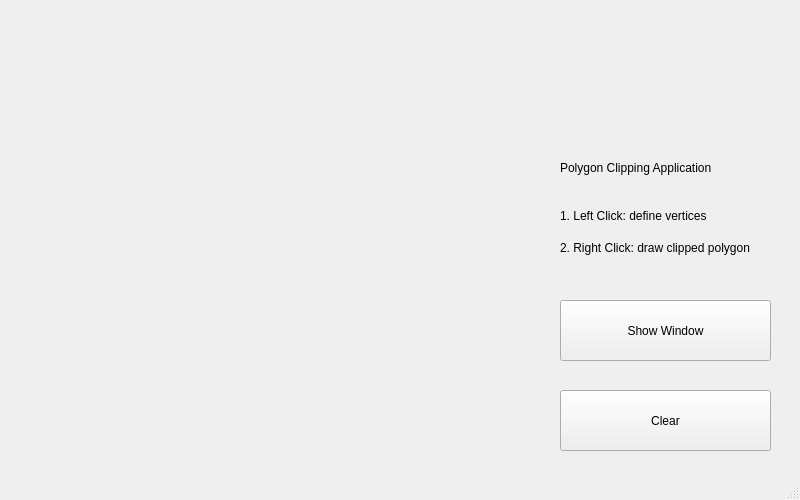
<?xml version="1.0" encoding="UTF-8"?>
<ui version="4.0">
 <class>MainWindow</class>
 <widget class="QMainWindow" name="MainWindow">
  <property name="geometry">
   <rect>
    <x>0</x>
    <y>0</y>
    <width>800</width>
    <height>500</height>
   </rect>
  </property>
  <property name="windowTitle">
   <string>MainWindow</string>
  </property>
  <widget class="QWidget" name="centralwidget">
   <widget class="QLabel" name="label">
    <property name="geometry">
     <rect>
      <x>0</x>
      <y>0</y>
      <width>500</width>
      <height>500</height>
     </rect>
    </property>
    <property name="text">
     <string/>
    </property>
   </widget>
   <widget class="QPushButton" name="pushButton">
    <property name="geometry">
     <rect>
      <x>560</x>
      <y>300</y>
      <width>211</width>
      <height>61</height>
     </rect>
    </property>
    <property name="text">
     <string>Show Window</string>
    </property>
   </widget>
   <widget class="QLabel" name="label_2">
    <property name="geometry">
     <rect>
      <x>560</x>
      <y>160</y>
      <width>181</width>
      <height>16</height>
     </rect>
    </property>
    <property name="text">
     <string>Polygon Clipping Application</string>
    </property>
   </widget>
   <widget class="QLabel" name="label_3">
    <property name="geometry">
     <rect>
      <x>560</x>
      <y>200</y>
      <width>171</width>
      <height>31</height>
     </rect>
    </property>
    <property name="text">
     <string>1. Left Click: define vertices</string>
    </property>
   </widget>
   <widget class="QLabel" name="label_4">
    <property name="geometry">
     <rect>
      <x>560</x>
      <y>240</y>
      <width>221</width>
      <height>16</height>
     </rect>
    </property>
    <property name="text">
     <string>2. Right Click: draw clipped polygon</string>
    </property>
   </widget>
   <widget class="QPushButton" name="pushButton_2">
    <property name="geometry">
     <rect>
      <x>560</x>
      <y>390</y>
      <width>211</width>
      <height>61</height>
     </rect>
    </property>
    <property name="text">
     <string>Clear</string>
    </property>
   </widget>
  </widget>
  <widget class="QMenuBar" name="menubar">
   <property name="geometry">
    <rect>
     <x>0</x>
     <y>0</y>
     <width>800</width>
     <height>22</height>
    </rect>
   </property>
  </widget>
  <widget class="QStatusBar" name="statusbar"/>
 </widget>
 <resources/>
 <connections/>
</ui>
